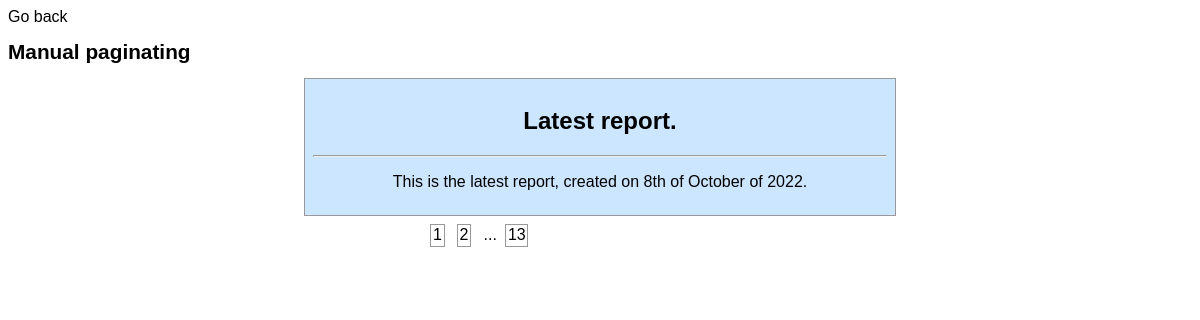
The app's page /16/ with its own data.
### application/models.py (models this page shows, shortened)
class Report(models.Model):
    title = models.CharField(max_length = 100)
    text = models.CharField(max_length = 500)

### application/views.py (the view)
# urls.py: path('<int:id_report>/', views.manual_paginating, name='manual_paginating'),
def manual_paginating(request, id_report):
    reports_list = Report.objects.all().order_by('-pk')
    solution = paginating_system(id_report, reports_list)
    context = {
        'reports_list': reports_list,
        'current_report': solution[0],
        'total_pages': solution[1],
        'current_page': solution[2],
        'page_links': solution[3]
    }
    return render(request, 'manual_paginating.html', context)

### application/templates/manual_paginating.html (shortened to what this page needs)
<!DOCTYPE html>
<html>
    <head>
        {% load static %}
<link rel="stylesheet" type="text/css" href="{% static 'styles/paginating.css' %}">
    </head>
    <body>
        <a href="../">Go back</a>
        <h1>Manual paginating</h1>
        <div id="container">
            {% if current_report %}
                <h2>{{ current_report.title }}</h2>
                <hr/>
                <p>{{ current_report.text }}</p>
            {% else %}
                <span class="warning">Sorry but this report was NOT found.</span>
            {% endif %}
        </div>
        <div id="container-pagination">
            {% if page_links %}
                {% for page in page_links %}
                    {% if page.1 != "..." %}
                        <scan class="pagination-box">
                    {% else %}
                        <scan class="dot">
                    {% endif %}
                    <a href="/{{ page.0.pk }}/">
                        {{ page.1 | safe }}
                    </a>
                    </scan>
                {% endfor %}
            {% else %}
                <p>No pages to display.</p>
            {% endif %}
        </div>
    </body>
</html>

### application/static/styles/paginating.css (style rules this page uses)
* { box-sizing: border-box; font-family: arial; }
h1 { font-size: 1.3em; }
a { text-decoration: none; color: #000; }
#container { background-color: #cce6ff; border: 1px solid #999999; margin: auto; width: 50%; padding: 0.5em; text-align: center; }
#container-pagination { margin: auto; width: 30%; padding: 0.5em; }
.pagination-box { display: inline-block; border: 1px solid #999999; margin-right: 0.5em; text-align: center; padding: 0.1em; }
.dot { display: inline-block; margin-right: 0.25em; }

### records on screen
Report: title "Latest report.", text "This is the latest report, created on 8th of October of 2022.", page "1"
Report: page "2"
Report: page "13"

### other values on screen
{{ page.1 | safe }} "..."
